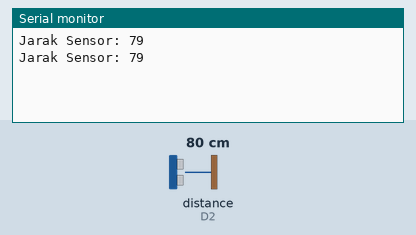
Recording of a sketch running on a simulated ESP8266 (NodeMCU). Parts: the last lines printed to the serial monitor. Wiring (inferred from the names in the program): ultrasonic range finder: trigger D1; echo D2. Inputs (shaded band) come from the test bench; at power-on: distance to the obstacle (sensor on D2) 80 cm. The echo pulse lasts 58.3 µs per cm.

Above: at 1.8 s.
1.9 s: distance to the obstacle (sensor on D2) set to 2 cm
At 2.8 s:
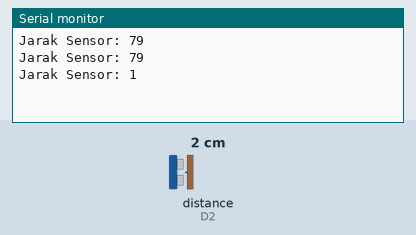
3.4 s: distance to the obstacle (sensor on D2) set to 4 cm
At 4.7 s:
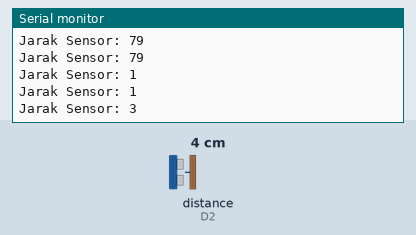
Timing chart, 0 to 6.4 s (numbered marks = the images above; inputs shaded):
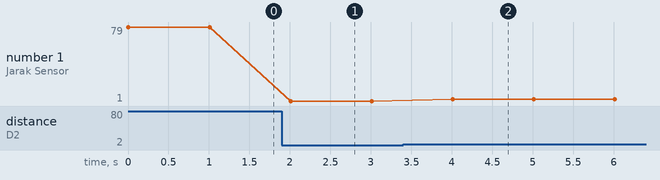

The sketch:

Ultrasonic_Sensor.ino
```cpp
#define triggerPin  D1        // TriggerPin pada NodeMCU  pin GPIO5 (D1).
#define echoPin     D2        // TriggerPin pada NodeMCU  pin GPIO4 (D2).

void setup() {

pinMode(triggerPin, OUTPUT);
pinMode(echoPin, INPUT);
Serial.begin(115200);
}

void loop() {

long duration, jarak;
digitalWrite(triggerPin, LOW);
delayMicroseconds(2);
digitalWrite(triggerPin, HIGH);
delayMicroseconds(10);
digitalWrite(triggerPin, LOW);

duration = pulseIn(echoPin, HIGH);
jarak = (duration*0.034) / 2;
Serial.print("Jarak Sensor: ");
Serial.println(jarak);
delay(1000);

}
```

Measured:
- after the input at 1.9 s, the serial monitor: prints a new line after 0.11 s (image 1)
- after the input at 3.4 s, the serial monitor: prints a new line after 0.61 s (image 2)
- plotted number 1: 79 → 1 after the input at 1.9 s, 1 → 3 after the input at 3.4 s
